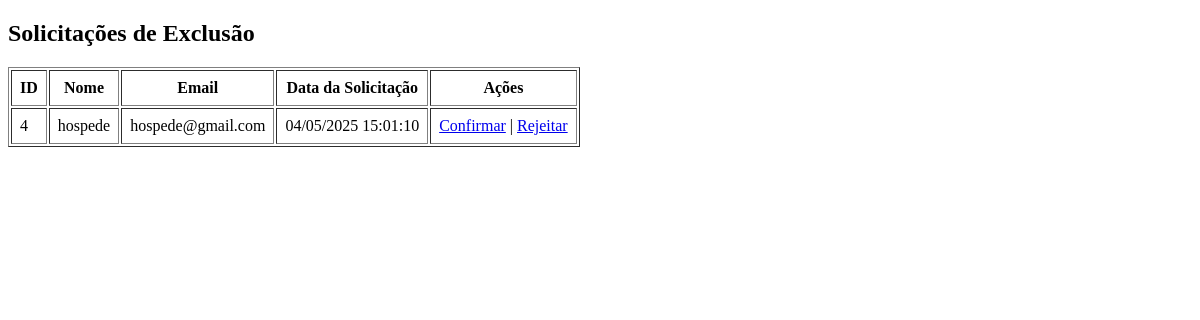
/gestor/telas/solicitacao.php (signed in), run on an earlier commit of the app's database.
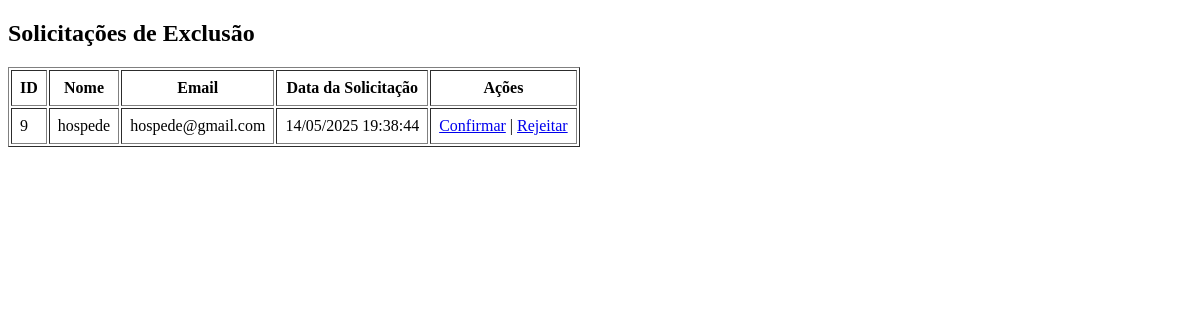
And on a later commit of the database.
### tables this page shows
CREATE TABLE `usuarios` (
  `ID` int(11) NOT NULL,
  `Nome` varchar(45) NOT NULL,
  `Email` varchar(45) NOT NULL,
  `Data_Nascimento` varchar(45) NOT NULL,
  `Telefone` varchar(45) NOT NULL,
  `Endereco` varchar(45) NOT NULL,
  `CPF` char(14) NOT NULL,
  `Perfil_ID_Perfil` int(11) NOT NULL,
  `solicitou_exclusao` varchar(45) DEFAULT NULL,
  `Senha` varchar(255) NOT NULL,
  `Data_Solicitacao_Exclusao` datetime DEFAULT current_timestamp()
);

### gestor/telas/solicitacao.php (the view, shortened to what this page needs)
<?php
require_once '../../config/config.php';
$usuarios = $pdo->query("SELECT ID, Nome, Email, Data_Solicitacao_Exclusao FROM usuarios WHERE solicitou_exclusao = 1")->fetchAll(PDO::FETCH_ASSOC);
?>
<!DOCTYPE html>
<html lang="pt-br">
<head>
</head>
<body>
    <h2>Solicitações de Exclusão</h2>
    <?php if (empty($usuarios)): ?>
        <p>Nenhuma solicitação.</p>
    <?php else: ?>
        <table border="1" cellpadding="8">
            <tr><th>ID</th><th>Nome</th><th>Email</th><th>Data da Solicitação</th><th>Ações</th></tr>
            <?php foreach ($usuarios as $u): ?>
                <tr>
                    <td><?= $u['ID'] ?></td>
                    <td><?= htmlspecialchars($u['Nome']) ?></td>
                    <td><?= htmlspecialchars($u['Email']) ?></td>
                    <td><?= date('d/m/Y H:i:s', strtotime($u['Data_Solicitacao_Exclusao'])) ?></td>
                    <td>
                        <a href="/HOTEL/actions/excluir_usuario.php?id=<?= $u['ID'] ?>&action=confirmar" onclick="return confirm('Excluir permanentemente?')">Confirmar</a> |
                        <a href="?id=<?= $u['ID'] ?>&action=rejeitar" onclick="return confirm('Rejeitar solicitação?')">Rejeitar</a>
                    </td>
                </tr>
            <?php endforeach; ?>
        </table>
    <?php endif; ?>
</body>
</html>

What changed in the data, as far as the page shows it:
removed usuarios: ID "4", Nome "hospede", Email "hospede@gmail.com", Data_Solicitacao_Exclusao "04/05/2025 15:01:10"
added usuarios: ID "9", Nome "hospede", Email "hospede@gmail.com", Data_Solicitacao_Exclusao "14/05/2025 19:38:44"
